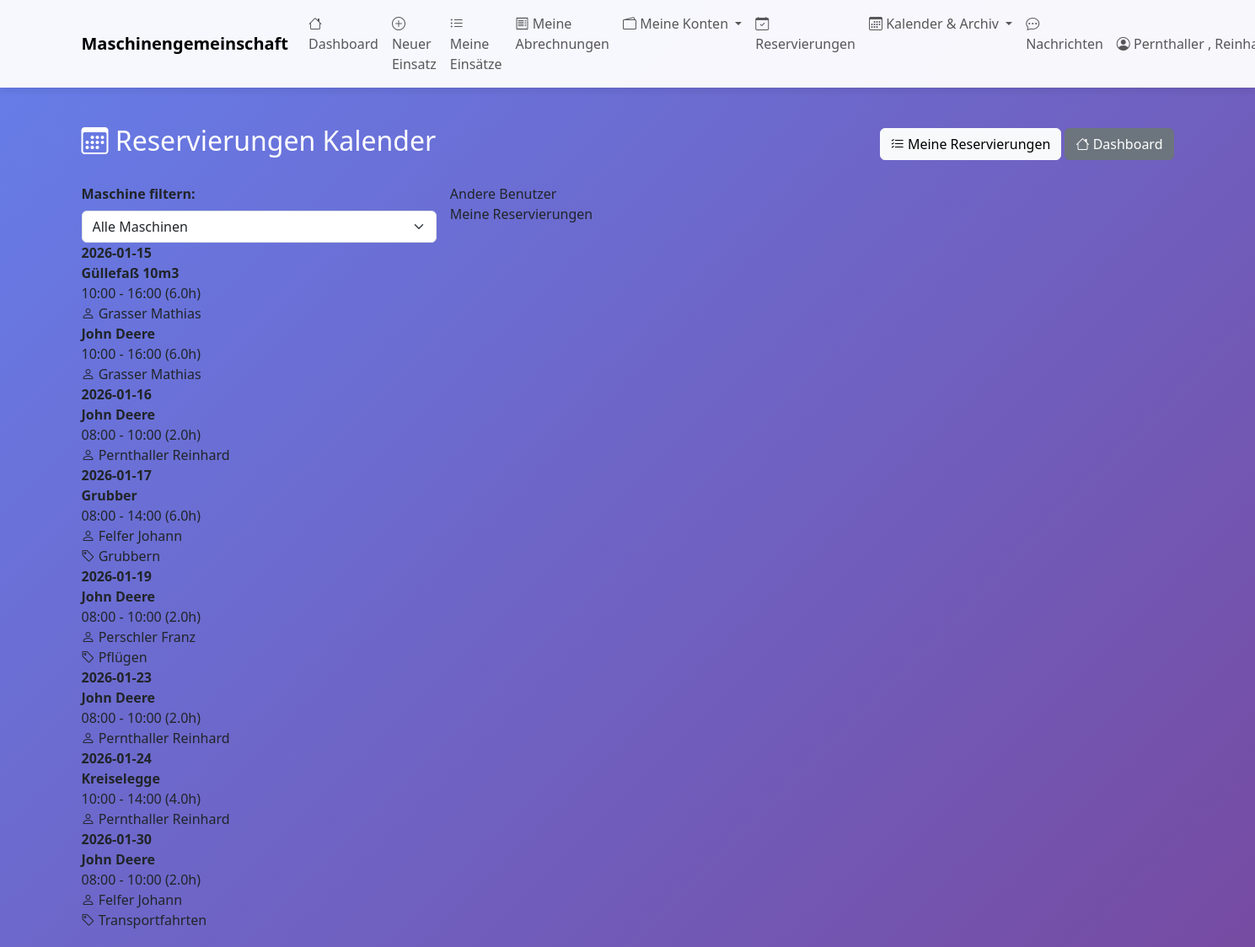
Page /reservierungen-kalender (signed in) on the committed database.
### tables this page shows
CREATE TABLE maschinen_reservierungen (
                id INTEGER PRIMARY KEY AUTOINCREMENT,
                maschine_id INTEGER NOT NULL,
                benutzer_id INTEGER NOT NULL,
                datum DATE NOT NULL,
                uhrzeit_von TIME NOT NULL,
                uhrzeit_bis TIME NOT NULL,
                nutzungsdauer_stunden REAL NOT NULL,
                zweck TEXT,
                bemerkung TEXT,
                status TEXT DEFAULT 'aktiv',
                erstellt_am TIMESTAMP DEFAULT CURRENT_TIMESTAMP,
                geaendert_am TIMESTAMP DEFAULT CURRENT_TIMESTAMP,
                FOREIGN KEY (maschine_id) REFERENCES maschinen(id) ON DELETE CASCADE,
                FOREIGN KEY (benutzer_id) REFERENCES benutzer(id) ON DELETE CASCADE
            );

CREATE TABLE maschinen (
    id INTEGER PRIMARY KEY AUTOINCREMENT,
    bezeichnung TEXT NOT NULL,
    hersteller TEXT,
    modell TEXT,
    baujahr INTEGER,
    kennzeichen TEXT,
    anschaffungsdatum DATE,
    stundenzaehler_aktuell REAL,
    naechste_wartung_bei REAL,
    aktiv BOOLEAN DEFAULT 1,
    bemerkungen TEXT
, abrechnungsart TEXT DEFAULT 'stunden', preis_pro_einheit REAL DEFAULT 0.0, wartungsintervall INTEGER DEFAULT 50, naechste_wartung REAL, anmerkungen TEXT, erfassungsmodus TEXT DEFAULT 'fortlaufend', gemeinschaft_id INTEGER DEFAULT 1 REFERENCES gemeinschaften(id), anschaffungspreis REAL DEFAULT 0.0, abschreibungsdauer_jahre INTEGER DEFAULT 10, treibstoff_berechnen BOOLEAN DEFAULT 0);

### web_app.py (the view)
@app.route('/reservierungen-kalender')
@login_required
def reservierungen_kalender():
    from datetime import datetime, timedelta
    maschine_id = request.args.get('maschine_id', type=int)
    with MaschinenDBContext(DB_PATH) as db:
        cursor = db.connection.cursor()
        maschinen = db.get_all_maschinen()
        heute = datetime.now()
        bis_datum = (heute + timedelta(days=30)).strftime('%Y-%m-%d')
        if maschine_id:
            cursor.execute("""
                SELECT r.*, m.bezeichnung as maschine_bezeichnung,
                       b.name || ' ' || COALESCE(b.vorname, '') as benutzer_name
                FROM maschinen_reservierungen r
                JOIN maschinen m ON r.maschine_id = m.id
                JOIN benutzer b ON r.benutzer_id = b.id
                WHERE r.maschine_id = ?
                  AND r.datum >= date('now')
                  AND r.datum <= ?
                  AND r.status = 'aktiv'
                ORDER BY r.datum, r.uhrzeit_von
            """, (maschine_id, bis_datum))
        else:
            cursor.execute("""
                SELECT r.*, m.bezeichnung as maschine_bezeichnung,
                       b.name || ' ' || COALESCE(b.vorname, '') as benutzer_name
                FROM maschinen_reservierungen r
                JOIN maschinen m ON r.maschine_id = m.id
                JOIN benutzer b ON r.benutzer_id = b.id
                WHERE r.datum >= date('now')
                  AND r.datum <= ?
                  AND r.status = 'aktiv'
                ORDER BY r.datum, m.bezeichnung, r.uhrzeit_von
            """, (bis_datum,))
        columns = [desc[0] for desc in cursor.description]
        reservierungen = [dict(zip(columns, row)) for row in cursor.fetchall()]
    return render_template('reservierungen_kalender.html',
                         reservierungen=reservierungen,
                         maschinen=maschinen,
                         selected_maschine_id=maschine_id,
                         heute=heute.strftime('%Y-%m-%d'))

### database.py (called while the page is built)
    def connect(self):
        self.connection = sqlite3.connect(self.db_path)
        self.connection.row_factory = sqlite3.Row
        self.cursor = self.connection.cursor()

    def close(self):
        if self.connection:
            self.connection.close()

    def get_all_maschinen(self, nur_aktive: bool = True) -> List[Dict]:
        sql = "SELECT * FROM maschinen"
        if nur_aktive:
            sql += " WHERE aktiv = 1"
        sql += " ORDER BY bezeichnung"
        self.cursor.execute(sql)
        return [dict(row) for row in self.cursor.fetchall()]

    def __enter__(self):
        self.connect()
        return self

    def __exit__(self, exc_type, exc_val, exc_tb):
        if exc_type is None:
            self.connection.commit()
        else:
            self.connection.rollback()
        self.close()
        return False

### web_app.py (called while the page is built)
def login_required(f):
    @wraps(f)
    def decorated_function(*args, **kwargs):
        if 'benutzer_id' not in session:
            flash('Bitte melden Sie sich an.', 'warning')
            return redirect(url_for('login'))
        return f(*args, **kwargs)
    return decorated_function

### templates/reservierungen_kalender.html (shortened to what this page needs)
{% extends "base.html" %}
{% block content %}
<div class="row mt-4">
    <div class="col-12">
        <div class="d-flex justify-content-between align-items-center mb-4">
            <h2 class="text-white">
                <i class="bi bi-calendar3"></i> Reservierungen Kalender
            </h2>
            <div>
                <a href="{{ url_for('meine_reservierungen') }}" class="btn btn-light">
                    <i class="bi bi-list-check"></i> Meine Reservierungen
                </a>
                <a href="{{ url_for('dashboard') }}" class="btn btn-secondary">
                    <i class="bi bi-house"></i> Dashboard
                </a>
            </div>
        </div>
    </div>
</div>
<div class="filter-section">
    <form method="GET" action="{{ url_for('reservierungen_kalender') }}" class="row g-3">
        <div class="col-md-4">
            <label class="form-label fw-bold">Maschine filtern:</label>
            <select name="maschine_id" class="form-select" onchange="this.form.submit()">
                <option value="">Alle Maschinen</option>
            </select>
        </div>
        <div class="col-md-8">
            <div class="legende">
                <div class="legende-item">
                    <span>Andere Benutzer</span>
                </div>
                <div class="legende-item">
                    <span>Meine Reservierungen</span>
                </div>
            </div>
        </div>
    </form>
</div>
<div class="kalender-container">
    {% if reservierungen %}
        {% set grouped_by_date = {} %}
        {% for res in reservierungen %}
            {% if res.datum not in grouped_by_date %}
                {% set _ = grouped_by_date.update({res.datum: []}) %}
            {% endif %}
            {% set _ = grouped_by_date[res.datum].append(res) %}
        {% endfor %}
        {% for datum, reservierungen_tag in grouped_by_date.items() %}
        <div class="tag-zeile">
            <div class="datum-spalte">
                <strong>{{ datum }}</strong>
            </div>
            <div class="tages-uebersicht">
                {% for res in reservierungen_tag %}
                <div class="reservierung-karte {% if res.benutzer_id == session.benutzer_id %}eigene{% endif %}">
                    <div>
                        <strong>{{ res.maschine_bezeichnung }}</strong>
                        <div class="zeit-info">
                            {{ res.uhrzeit_von }} - {{ res.uhrzeit_bis }} ({{ res.nutzungsdauer_stunden }}h)
                        </div>
                        <div>
                            <i class="bi bi-person"></i> {{ res.benutzer_name }}
                        </div>
                        {% if res.zweck %}
                        <div><i class="bi bi-tag"></i> {{ res.zweck }}</div>
                        {% endif %}
                    </div>
                </div>
                {% endfor %}
            </div>
        </div>
        {% endfor %}
    {% else %}
        <div class="keine-reservierung">
            <i class="bi bi-calendar-x"></i>
            Keine Reservierungen in den nächsten 30 Tagen.
        </div>
    {% endif %}
</div>
{% endblock %}

### templates/base.html (style rules this page uses)
body { min-height: 100vh; background: linear-gradient(135deg, #667eea 0%, #764ba2 100%); }

### rows in the picture
maschinen_reservierungen: datum "2026-01-15", maschine_bezeichnung "Güllefaß 10m3", uhrzeit_von "10:00", uhrzeit_bis "16:00", nutzungsdauer_stunden "6.0", benutzer_name "Grasser Mathias"
maschinen_reservierungen: maschine_bezeichnung "John Deere", uhrzeit_von "10:00", uhrzeit_bis "16:00", nutzungsdauer_stunden "6.0", benutzer_name "Grasser Mathias"
maschinen_reservierungen: datum "2026-01-16", maschine_bezeichnung "John Deere", uhrzeit_von "08:00", uhrzeit_bis "10:00", nutzungsdauer_stunden "2.0", benutzer_name "Pernthaller Reinhard"
maschinen_reservierungen: datum "2026-01-17", maschine_bezeichnung "Grubber", uhrzeit_von "08:00", uhrzeit_bis "14:00", nutzungsdauer_stunden "6.0", benutzer_name "Felfer Johann", zweck "Grubbern"
maschinen_reservierungen: datum "2026-01-19", maschine_bezeichnung "John Deere", uhrzeit_von "08:00", uhrzeit_bis "10:00", nutzungsdauer_stunden "2.0", benutzer_name "Perschler Franz", zweck "Pflügen"
maschinen_reservierungen: datum "2026-01-23", maschine_bezeichnung "John Deere", uhrzeit_von "08:00", uhrzeit_bis "10:00", nutzungsdauer_stunden "2.0", benutzer_name "Pernthaller Reinhard"
maschinen_reservierungen: datum "2026-01-24", maschine_bezeichnung "Kreiselegge", uhrzeit_von "10:00", uhrzeit_bis "14:00", nutzungsdauer_stunden "4.0", benutzer_name "Pernthaller Reinhard"
maschinen_reservierungen: datum "2026-01-30", maschine_bezeichnung "John Deere", uhrzeit_von "08:00", uhrzeit_bis "10:00", nutzungsdauer_stunden "2.0", benutzer_name "Felfer Johann", zweck "Transportfahrten"

### other values in the picture
{{ session.get('benutzer_name') }} "Pernthaller ,…"
